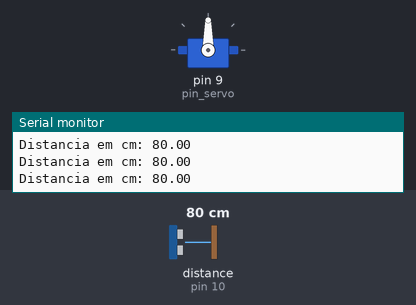
A sketch run on a simulated Arduino Uno, built with avr-gcc and run on an emulated ATmega328P. Shown: servo, the last lines printed to the serial monitor. The inputs (shaded band) are chosen by the test bench; at power-on: distance to the obstacle (sensor on pin 10) 80 cm. The echo pulse lasts 58.3 µs per cm.

Above: at 1.3 s.
1.4 s: distance to the obstacle (sensor on pin 10) set to 16 cm
2.9 s: distance to the obstacle (sensor on pin 10) set to 12 cm
At 3.8 s:
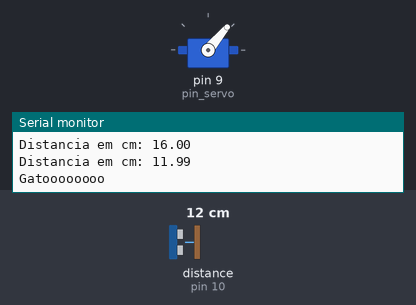
Timing chart, 0 to 10.0 s (numbered marks = the images above; inputs shaded):
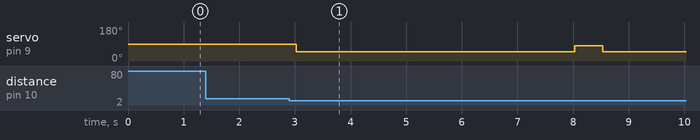

Measured:
- the behaviour switches between 15 and 14 cm on distance to the obstacle (sensor on pin 10) (found by bisection; images 0 and 1)
- after the input at 2.9 s, servo on pin 9 (pin_servo): 90° → 50° after 0.13 s, → 80° 5.0 s later, → 50° 0.50 s later

The sketch:

proj_tia_celi_v2.ino
```cpp
//Carrega a biblioteca do sensor ultrassonico
#include <Ultrasonic.h>
#include <Servo.h>

//Define os pinos para o trigger e echo
#define pino_trigger 11
#define pino_echo 10
#define pin_servo 9


//Inicializa o sensor nos pinos definidos acima
Ultrasonic ultrasonic(pino_trigger, pino_echo);
Servo myservo;  // Cria um objeto baseado na biblioteca Servo
int angulo_abre = 50;
int angulo_fecha = 80;
int tempo_aberto = 5000;
int tempo_prox_gato = 500;
int dist_gato = 15;
void setup()
{
  Serial.begin(9600);
  Serial.println("Lendo dados do sensor...");
  myservo.attach(pin_servo);  // Diz que o objeto "myservo" está ligado ao pino 9

}

void loop(){
  float cmMsec;
  long microsec = ultrasonic.timing();
  cmMsec = ultrasonic.convert(microsec, Ultrasonic::CM);
  Serial.print("Distancia em cm: ");
  Serial.println(cmMsec);

  if (cmMsec<dist_gato and cmMsec != 0){
    Serial.println("Gatoooooooo");
    myservo.write(angulo_abre);
    delay(tempo_aberto);
    myservo.write(angulo_fecha);
    }
   delay(tempo_prox_gato);
}
```
